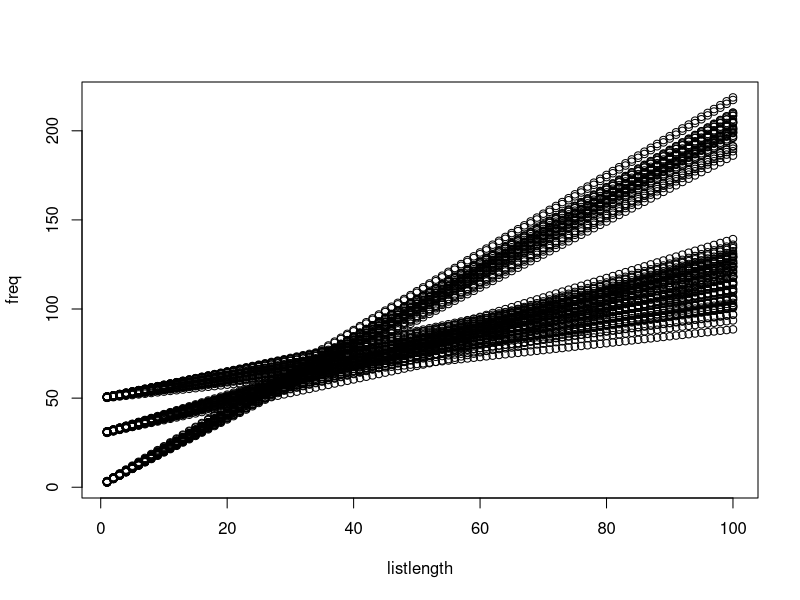

This figure's R source:
library(tidyverse)
# simplifying to three instead of four seasons

# Let's assume that the relationship between freq and listlength is linear
# During season 1, freq = x1 + y1*listlength
# During season 2, freq = x2 + y2*listlength
# During season 3, freq = x3 + y3*listlength

# model 1
# freq ~ season + season:listlength (6 parameters to estimate)
# freq = a1 + a2*season2 + a3*season3 + b1*listlength + b2*season2:listlength +b3*season3:listlength
# easy interpretation because after estimation,
# x1 = a1, x2 = a1 + a2, x3 = a1 + a3,  similarly for the 'b's

# model 2
# freq ~ season*listlength

# Simulating values for Xs anf Ys
x1 = rnorm(30,50,0.2) # x1 = 50
y1 = rnorm(30,0.6,0.1) # y1 = 0.6
x2 = rnorm(30,30,0.2) # x2 = 30
y2 = rnorm(30,1,0.1) # y2 = 1
x3 = rnorm(30,1,0.2) # x3 = 1
y3 = rnorm(30,2,0.1) # y3 = 2
listlength = rep(1:100, each = 30)

s1 = data.frame(season = "Summer", x = x1, y = y1)
s1 = s1[rep(1:nrow(s1),100),]
s1$listlength = listlength

s2 = data.frame(season = "Monsoon", x = x2, y = y2)
s2 = s2[rep(1:nrow(s2),100),]
s2$listlength = listlength

s3 = data.frame(season = "Winter", x = x3, y = y3)
s3 = s3[rep(1:nrow(s3),100),]
s3$listlength = listlength

s = rbind(s1,s2,s3)
s$freq = s$x + s$y*s$listlength
s$season = factor(s$season, levels = c("Summer","Monsoon","Winter"))

with(s,plot(freq~listlength))

# fit models

fit1 = lm(data = s, freq ~ season + season:listlength)
summary(fit1)

fit2 = lm(data = s, freq ~ season*listlength)
summary(fit2)

# Both models give identical results because standalone listlength is 
# redundant here and is just the association between one of the seasons and listlength
# Summer in this case

# We could have potentially even removed the intercept where the interpretation is 
# actually most straightforward

fit3 = lm(data = s, freq ~ 0 + season + season:listlength)
summary(fit3)
